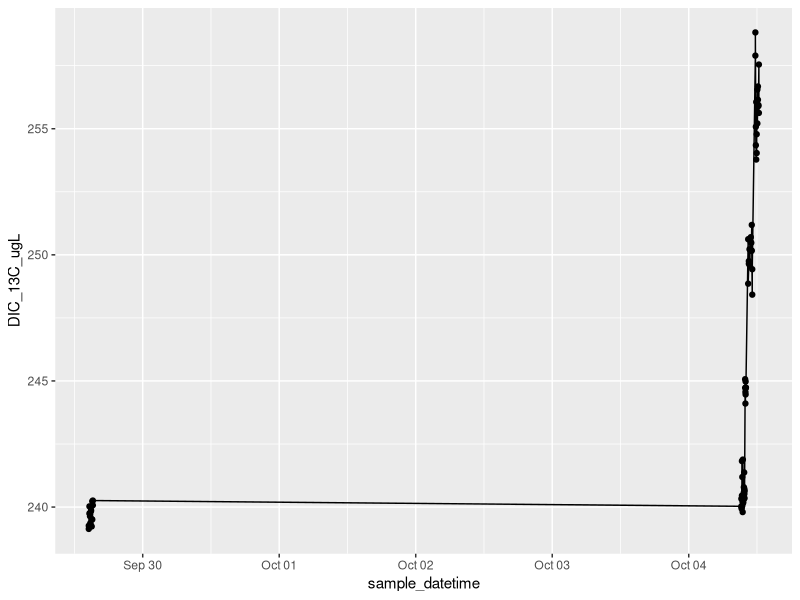
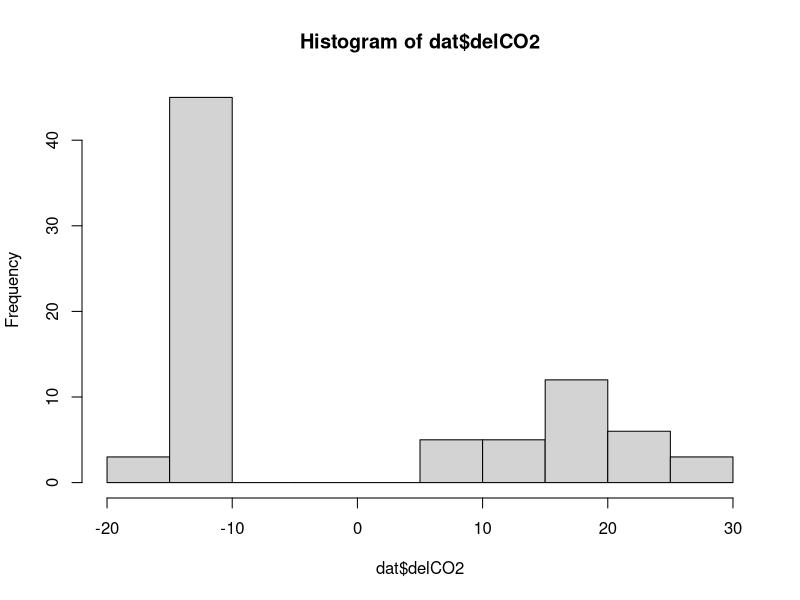
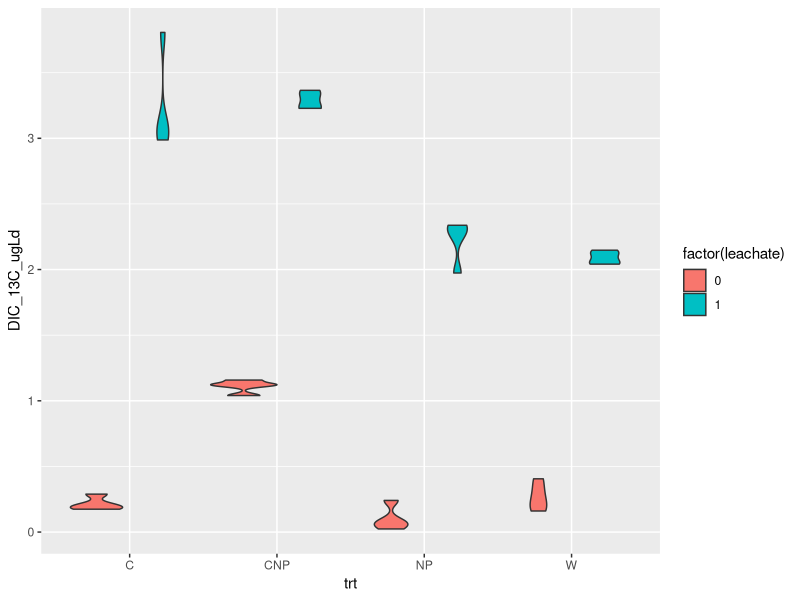
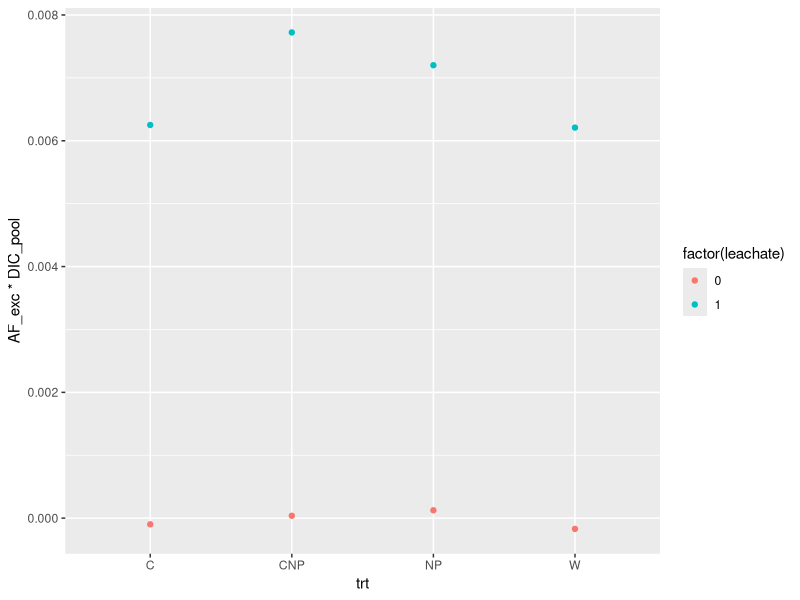
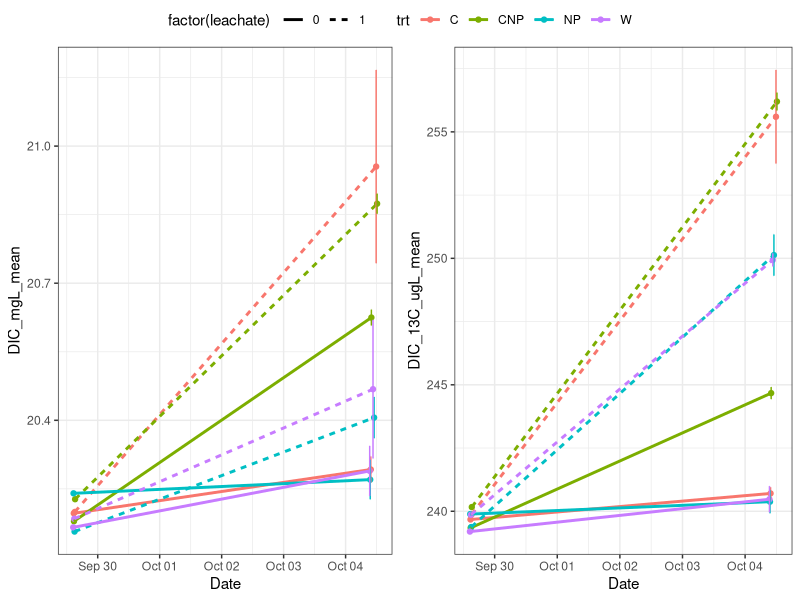
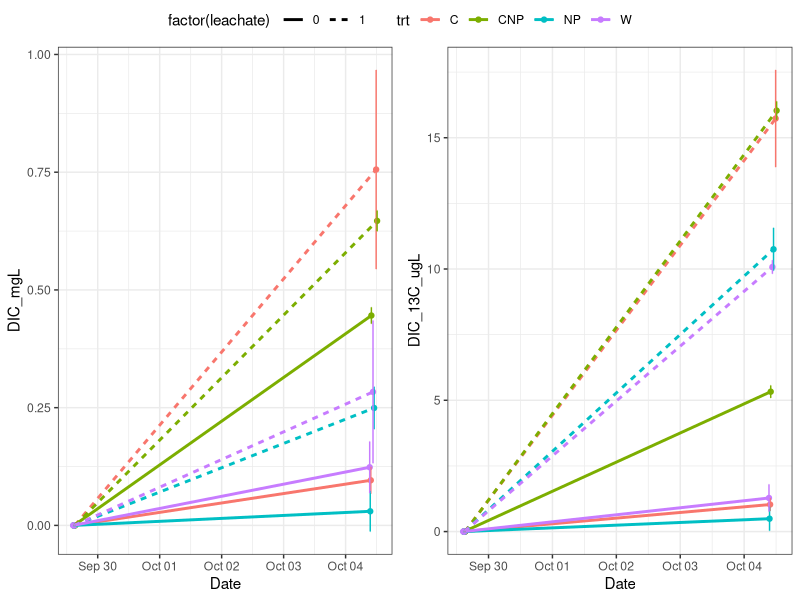
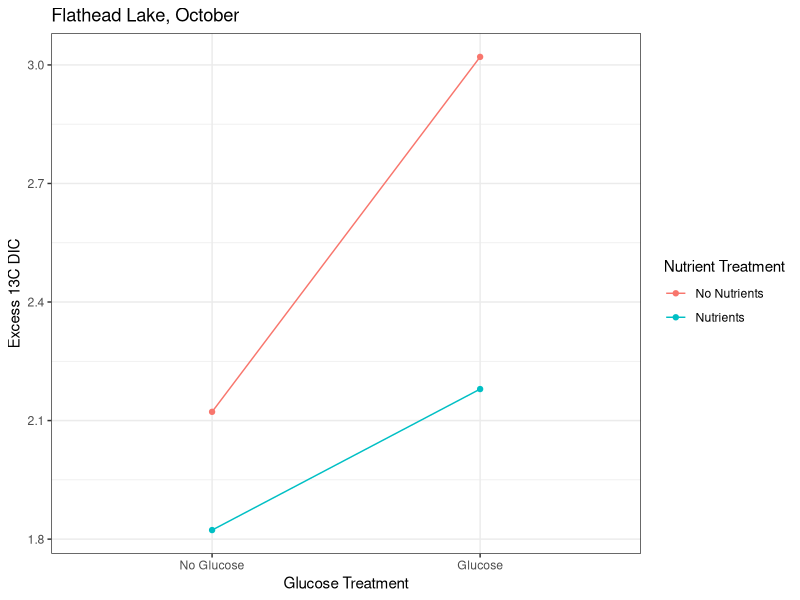
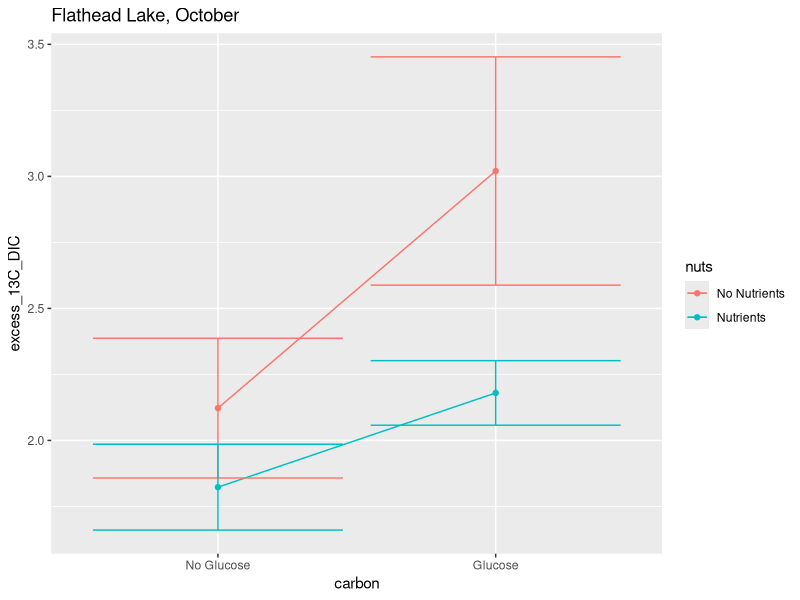

Write the R code that produced these figures, in order.
library(tidyverse)
library(lubridate)
library(dplyr)


# setup ####
dat <- read_csv("data/Kirby_FL2/fl2_expt.csv")
#alk <- read_csv('data/alkalinity/nw_alkalinity.csv') %>%
 #   filter(!is.na(trt)) %>%
  #  mutate(date = as.Date(date, format = '%m/%d/%Y')) %>%
   # select(-samplenum, -treatment, -vol_acid)
glimpse(dat)


# Functions ####
deltoAF<- function (del) {
  Rst<-0.0112372
  R<-(del/1000+1)*Rst
  AF<-R/(1+R)
  AF

}

AFtodel <- function (AF) {
  Rst<-0.0112372
  R<- AF/(1-AF)
  del<- (R/Rst-1)*1000

  del
}

DICfrom_C_A <- function(K1, K2, C, A){
  H_minus <- (((-K1*C))-sqrt(((K1*C)^2)-(4*-1*A*2*K1*K2*C)))/(2*-1*A)
  pH <- -1*log10(H_minus)
  B <- (K1*C)/H_minus
  Ca <- (K2*B)/H_minus
  D <- C + B + Ca
  A_check <- B + 2*Ca

  l <- list(H_minus, pH, C, B, Ca, D, A, A_check)
  names(l) <- c("H", "pH", "C", "B", "Ca", "D", "A","A check")
  DIC = l$D
  return(DIC)
}

# metadata ####
trts <- data.frame(Treatment = 1:8,
                   trt = c('W',  'NP', 'C', 'CNP','W',  'NP', 'C', 'CNP'),
                   leachate = c(0,0,0,0,1,1,1,1))

# add actual data for this part once we have DOC from Adam
c_source <- read_csv('data/DOC_stock_concentrations.csv')

# There is no clear pattern in the alkalinity data. Take an average:
#alk <- alk %>% filter(final_pH > 4.3) %>%
 #   summarize(alk_meqL = mean(alk_meqL))

dat <- left_join(dat, trts, by = 'Treatment') %>%
    mutate(date = as.Date(sample_datetime))
    #left_join(alk, by = c('batch', 'trt', 'leachate'))

# calculate DIC in the water ####
###testing DIC from pCO2-alk
###partial pressures of CO2 pCO2 in uatm
alk <- 1.66 # meq/L
# pCO2 <- 30 * 10^(-6) # mol/L
temp <- 273+21
K1 <- exp(290.9097-14554.21/(temp)-45.0575*log(temp))
K2 <- exp(207.6548-11843.79/(temp)-33.6485*log(temp))

# out <-DICfrom_C_A(K1=K1, K2=K2,C=pCO2,A=alk)
dat$DIC_molL <- DICfrom_C_A(K1, K2, dat$CO2_conc_umolL * 10^(-6),
                            alk* 10^-3)
# dat$DIC_13molL <- DICfrom_C_A(K1, K2, dat$CO2_13C_umolL * 10^(-6), alk)
dat$DIC_mgL <- dat$DIC_molL*12.011*1000
# dat$AF = deltoAF(dat$delCO2)
dat$DIC_13C_umolL = dat$DIC_molL * dat$AF *10^6
dat$DIC_13C_ugL = dat$DIC_13C_umolL * 13


dat %>% dplyr::filter(!is.na(Treatment)) %>%
ggplot(aes(x = sample_datetime, y = DIC_13C_ugL))+
  geom_point() + geom_line()

# # Clean up data ####

#dat <- dat %>%
 #   filter(!(batch == 2 & Syringe == '28'),
  #         !is.na(Treatment))

# # Remove high time zero point:
# dat %>% filter(batch == 1, Treatment == 6)
# # It looks like the high one is syringe 8G. Check this in the notes.
#
# dat <- dat %>%
#     filter(!(batch == 1 & Syringe == '8G'),
#            !is.na(Treatment))

hist(dat$delCO2)


# START OF FINAL FIGURES CODE####
# filter to use only the start and end time points
dat_sum <- dat %>%
    group_by(batch, trt, leachate, replicate) %>%
    summarize(across(any_of(c('sample_datetime', 'delCO2', 'DIC_mgL',
                              'DIC_13C_ugL', 'alk_meqL')),
                     .fns = ~mean(., na.rm = T))) %>%
    ungroup()

# Calculate the change over time for each bottle measured at time T
bottle_dif <-
    dat_sum %>% select(-starts_with(c('delCO2', 'alk_meqL'))) %>%
    mutate(batch = case_when(batch == 1 ~ 'T0',
                             batch == 2 ~ 'T1'))%>%
    pivot_wider(names_from = c('batch', 'replicate'),
                values_from = c('sample_datetime', 'DIC_mgL', 'DIC_13C_ugL')) %>%
    rename_with(~sub('_NA$', '', .)) %>%
    mutate(across(starts_with('DIC_mgL_T1'), .fns = ~ . - DIC_mgL_T0),
           across(starts_with('DIC_13C_ugL_T1'), .fns = ~ . - DIC_13C_ugL_T0),
           across(starts_with('sample_datetime_T1'), .fns = ~ . - sample_datetime_T0)) %>%
    select(-ends_with('T0')) %>%
    pivot_longer(cols = ends_with(c('_A', '_B', '_C', '_D')),
                 names_to = c('.value', 'rep'),
                 names_sep = '_T1_') %>%
    mutate(sample_datetime = as.numeric(sample_datetime),
           DIC_ugLd = DIC_mgL/sample_datetime*1000,
           DIC_13C_ugLd = DIC_13C_ugL/sample_datetime) %>%
    select(-sample_datetime, -DIC_mgL, -DIC_13C_ugL) %>%
    mutate(site = "fl2")

ggplot(bottle_dif, aes(trt, DIC_13C_ugLd, fill = factor(leachate))) +
    geom_violin()
write_csv(bottle_dif, 'data/DIC_change_by_bottle_fl2.csv')

dat_sum <- dat_sum %>%
    group_by(batch, trt, leachate) %>%
    summarize(across(any_of(c('sample_datetime', 'delCO2', 'DIC_mgL',
                              'DIC_13C_ugL', 'alk_meqL')),
                     .fns = list(mean = ~mean(., na.rm = T),
                                 sd = ~sd(., na.rm = T)))) %>%
    rename(sample_datetime = sample_datetime_mean) %>%
    select(-sample_datetime_sd) %>%
    mutate(across(ends_with('sd'), ~case_when(is.na(.) ~ 0,
                                              TRUE ~ .))) %>%
    mutate(site = "fl2")
write_csv(dat_sum, 'data/DIC_overtime_fl2.csv')

p12 <- ggplot(dat_sum, aes(sample_datetime, DIC_mgL_mean, col = trt, lty = factor(leachate)))+
    geom_point() + geom_line(size = 1) +
    geom_errorbar(aes(ymin = DIC_mgL_mean - DIC_mgL_sd,
                      ymax = DIC_mgL_mean + DIC_mgL_sd), lty = 1)+
    xlab('Date') +theme_bw()
p13 <- ggplot(dat_sum, aes(sample_datetime, DIC_13C_ugL_mean, col = trt, lty = factor(leachate)))+
    geom_point() + geom_line(size = 1) +
    geom_errorbar(aes(ymin = DIC_13C_ugL_mean - DIC_13C_ugL_sd,
                      ymax = DIC_13C_ugL_mean + DIC_13C_ugL_sd), lty = 1)+
    xlab('Date') +theme_bw()

png(filename = 'figures/FL2_expt_13CO2overtime.png',
    width = 8, height = 5, res = 300, units = 'in')
ggpubr::ggarrange(p12, p13, common.legend = T)
dev.off()

#removing baseline ####

dat_dif <- dat_sum %>%
    mutate(AF = deltoAF(delCO2_mean)) %>%
    select(-starts_with(c('delCO2', 'alk_meqL'))) %>%
    mutate(batch = case_when(batch == 1 ~ 'T0',
                             batch == 2 ~ 'T1'))%>%
    rename(DIC_mgL = DIC_mgL_mean, DIC_13C_ugL = DIC_13C_ugL_mean) %>%
    pivot_wider(names_from = 'batch',
                values_from = c('sample_datetime', 'AF', 'DIC_mgL', 'DIC_13C_ugL',
                                'DIC_mgL_sd', 'DIC_13C_ugL_sd')) %>%
    mutate(AF_exc = AF_T1 - AF_T0,
           DIC_pool = DIC_mgL_T1,
           DIC_mgL_T1 = DIC_mgL_T1 - DIC_mgL_T0,
           DIC_mgL_T0 = DIC_mgL_T0 - DIC_mgL_T0,
           DIC_13C_ugL_T1 = DIC_13C_ugL_T1 - DIC_13C_ugL_T0,
           DIC_13C_ugL_T0 = DIC_13C_ugL_T0 - DIC_13C_ugL_T0) %>%
    pivot_longer(cols = ends_with(c('T0', 'T1')),
                 names_to = c('.value', 'time'),
                 names_sep = '_T')

#code to save figure(change expt name)
dat_dif %>% filter(DIC_mgL != 0) %>%
ggplot( aes(trt, AF_exc * DIC_pool, col = factor(leachate), group = leachate))+
    geom_point()
geom_bar(stat = 'identity')
p12 <- ggplot(dat_dif, aes(sample_datetime, DIC_mgL, col = trt, lty = factor(leachate)))+
    geom_point() + geom_line(size = 1) +
    geom_errorbar(aes(ymin = DIC_mgL - DIC_mgL_sd,
                      ymax = DIC_mgL + DIC_mgL_sd), lty = 1)+
    xlab('Date') +theme_bw()
p13 <- ggplot(dat_dif, aes(sample_datetime, DIC_13C_ugL, col = trt, lty = factor(leachate)))+
    geom_point() + geom_line(size = 1) +
    geom_errorbar(aes(ymin = DIC_13C_ugL - DIC_13C_ugL_sd,
                      ymax = DIC_13C_ugL + DIC_13C_ugL_sd), lty = 1)+
    xlab('Date') +theme_bw()
png(filename = 'figures/FL2_expt_13CO2.png',
    width = 8, height = 5, res = 300, units = 'in')
ggpubr::ggarrange(p12, p13, common.legend = T)
dev.off()


#tables ####

dd <- dat_sum %>% select(-starts_with(c('delCO2', 'alk_meqL'))) %>%
    mutate(batch = case_when(batch == 1 ~ 'T0',
                             batch == 2 ~ 'T'))%>%
    rename(DIC_mgL = DIC_mgL_mean, DIC_13C_ugL = DIC_13C_ugL_mean) %>%
    pivot_wider(names_from = 'batch',
                values_from = c('sample_datetime', 'DIC_mgL', 'DIC_13C_ugL',
                                'DIC_mgL_sd', 'DIC_13C_ugL_sd')) %>%
    mutate(inc_time = sample_datetime_T - sample_datetime_T0,
           Delta_T = as.numeric(inc_time),
           Delta_DIC_ugLd = (DIC_mgL_T - DIC_mgL_T0)*1000/Delta_T,
           Delta_DIC_ugLd_sd = (DIC_mgL_sd_T + DIC_mgL_sd_T0)*1000/Delta_T,
           Delta_DIC_13_ugLd = (DIC_13C_ugL_T - DIC_13C_ugL_T0)/Delta_T,
           Delta_DIC_13_ugLd_sd = (DIC_13C_ugL_sd_T + DIC_13C_ugL_sd_T0)/Delta_T) %>%
    select(-ends_with(c('_T', '_T0')))

mutate(dd, AF = Delta_DIC_13_ugLd/(Delta_DIC_13_ugLd + Delta_DIC_ugLd),
       del = AFtodel(AF))

excess13CDIC <- dd %>% select( -inc_time) %>%
    pivot_wider(id_cols = trt, names_from = 'leachate',
                values_from = c('Delta_DIC_ugLd', 'Delta_DIC_13_ugLd',
                                'Delta_DIC_ugLd_sd', 'Delta_DIC_13_ugLd_sd')) %>%
    mutate(excess_13C_DIC = Delta_DIC_13_ugLd_1 - Delta_DIC_13_ugLd_0,
           excess_13C_sd = Delta_DIC_13_ugLd_sd_1 + Delta_DIC_13_ugLd_sd_0,
           excess_DIC = Delta_DIC_ugLd_1 - Delta_DIC_ugLd_0,
           excess_DIC_sd = Delta_DIC_ugLd_sd_1 + Delta_DIC_ugLd_sd_0)%>%
    select(-ends_with(c('_1','_0'))) %>%
    mutate(site = 'fl2', .before = trt)

excess13CDIC$carbon = c('Glucose', 'Glucose', 'No Glucose', 'No Glucose')
excess13CDIC$carbon <- factor(excess13CDIC$carbon, levels = c('No Glucose','Glucose'))
excess13CDIC$nuts = c('No Nutrients', 'Nutrients', 'No Nutrients', 'Nutrients')
png(filename = 'figures/fl2_expt_13CDIC_pres.png',
    width = 5, height = 5, res = 300, units = 'in')
ggplot(excess13CDIC, aes(carbon, excess_13C_DIC, col = nuts,fill = nuts, group = nuts)) +
    geom_line() + geom_point() +
    # geom_ribbon(aes(ymin = excess_13C_DIC - excess_13C_sd,
    #                   ymax = excess_13C_DIC + excess_13C_sd),col = 'transparent', alpha = 0.2,
    #             outline.type = 'full')+
    ggtitle('Flathead Lake, October')+
    xlab('Glucose Treatment') +theme_bw()+
    ylab('Excess 13C DIC')+
    guides(color = guide_legend(title = "Nutrient Treatment"))+
    guides(fill = FALSE)
dev.off()

excess13CDIC$carbon = c('Glucose', 'Glucose', 'No Glucose', 'No Glucose')
excess13CDIC$carbon <- factor(excess13CDIC$carbon, levels = c('No Glucose','Glucose'))
excess13CDIC$nuts = c('No Nutrients', 'Nutrients', 'No Nutrients', 'Nutrients')
png(filename = 'figures/fl2_expt_13CDIC.png',
    width = 5, height = 5, res = 300, units = 'in')
ggplot(excess13CDIC, aes(carbon, excess_13C_DIC, col = nuts, group = nuts)) +
    geom_line() + geom_point() +
    geom_errorbar(aes(ymin = excess_13C_DIC - excess_13C_sd,
                      ymax = excess_13C_DIC + excess_13C_sd))+
    ggtitle('Flathead Lake, October')
dev.off()

write_csv(excess13CDIC, 'data/excessDIC_fl2.csv')

png(filename = 'figures/FL2_expt_13CDIC_pres.png',
    width = 5, height = 5, res = 300, units = 'in')
ggplot(excess13CDIC, aes(carbon, excess_13C_DIC, col = nuts,fill = nuts, group = nuts)) +
    geom_line() + geom_point() +
    # geom_ribbon(aes(ymin = excess_13C_DIC - excess_13C_sd,
    #                   ymax = excess_13C_DIC + excess_13C_sd),col = 'transparent', alpha = 0.2,
    #             outline.type = 'full')+
    ggtitle('Flathead Lake, October')+
    xlab('Glucose Treatment') +theme_bw()+
    ylab('Excess 13C DIC')+
    guides(color = guide_legend(title = "Nutrient Treatment"))+
    guides(fill = FALSE)
dev.off()

# write_csv(DIC_dataframe, "processed_CO2/experiment1_processed.csv")
# DIC <- read_csv('processed_CO2/experiment1_processed.csv')
#
# # calculate excess 13CDIC in each treatment ####
# sumDIC <- filter(DIC, time_interval %in% c('T0', 'T5')) %>%
#     select(time_interval, treatment, sample_datetime, DIC_molL, DIC_13C_umolL) %>%
#     group_by(time_interval, treatment) %>%
#     # summarize(across(.fns = list(mean = ~mean(.), sd = sd(.))))
#     summarize(sample_datetime = mean(sample_datetime),
#               DIC_molL = mean(DIC_molL),
#               DIC_13C_sd = sd(DIC_13C_umolL),
#               DIC_13C_umolL = mean(DIC_13C_umolL)) %>%
#     ungroup()
#
# DIC_table <- sumDIC %>%
#     mutate(excess_13C_DIC_umolL = DIC_13C_umolL - sumDIC$DIC_13C_umolL[sumDIC$time_interval == 'T0'],
#            excess_DIC_umolL = (DIC_molL - sumDIC$DIC_molL[sumDIC$time_interval == 'T0'])*10^6,
#            excess_13C_DIC_umolL_sd = DIC_13C_sd + sumDIC$DIC_13C_sd[sumDIC$time_interval == 'T0'])
#
#
# #creating excess accumulated 13C CO2 (from DIC) plot  ####
# # setwd('/Users/niko/Dropbox/leachate_linder/processed_CO2')
# # DIC_table <- read_csv('~/Dropbox/leachate_linder/processed_CO2/DIC_table.csv')
# DIC_table$nutrients <- c(0,0,1,0,1)
# DIC_table$sugar <- c(0,1,1,0,0)
# # DIC_table$DICXS <- DIC_table$DICXS*1000
# # DIC_table$STDev_T5 <- DIC_table$STDev_T5*1000
# # DIC_table$STDev_T0 <- DIC_table$STDev_T0*1000
# # DIC_table$STDev <- DIC_table$STDev_T0 + DIC_table$STDev_T5
#
# DIC_table <- slice(DIC_table, -1)
#
# plot(DIC_table$sugar[DIC_table$nutrients == 1],
#      DIC_table$excess_13C_DIC_umolL[DIC_table$nutrients == 1], type = 'b',
#      xlim = c(-0.25,1.25), ylim = c(0,1.5), pch = 15, col = 'blue',
#      xaxt = 'n', xlab = 'No Sugar                                         Sugar',
#      ylab = 'Accumulated Excess 13C CO2 (µg)')
#
#
# arrows(x0 = DIC_table$sugar[DIC_table$nutrients == 1],
#        y0 = DIC_table$excess_13C_DIC_umolL[DIC_table$nutrients == 1],
#        x1 = DIC_table$sugar[DIC_table$nutrients == 1],
#        y1 = DIC_table$excess_13C_DIC_umolL[DIC_table$nutrients == 1]+
#          DIC_table$excess_13C_DIC_umolL_sd[DIC_table$nutrients ==1], length = 0.1, angle = 90)
# arrows(x0 = DIC_table$sugar[DIC_table$nutrients == 1],
#       y0 = DIC_table$excess_13C_DIC_umolL[DIC_table$nutrients == 1],
#       x1 = DIC_table$sugar[DIC_table$nutrients == 1],
#       y1 = DIC_table$excess_13C_DIC_umolL[DIC_table$nutrients == 1]-
#         DIC_table$excess_13C_DIC_umolL_sd[DIC_table$nutrients ==1], angle = 90, length = 0.1)
#
# lines(DIC_table$sugar[DIC_table$nutrients == 0],
#       DIC_table$excess_13C_DIC_umolL[DIC_table$nutrients == 0],pch = 1, col = 'forestgreen')
# points(DIC_table$sugar[DIC_table$nutrients == 0],
#        DIC_table$excess_13C_DIC_umolL[DIC_table$nutrients == 0], pch = 15, col = 'forestgreen')
# arrows(x0 = DIC_table$sugar[DIC_table$nutrients == 0],
#        y0 = DIC_table$excess_13C_DIC_umolL[DIC_table$nutrients == 0],
#        x1 = DIC_table$sugar[DIC_table$nutrients == 0],
#        y1 = DIC_table$excess_13C_DIC_umolL[DIC_table$nutrients == 0]+
#          DIC_table$excess_13C_DIC_umolL_sd[DIC_table$nutrients ==0], length = 0.1, angle = 90)
# arrows(x0 = DIC_table$sugar[DIC_table$nutrients == 0],
#        y0 = DIC_table$excess_13C_DIC_umolL[DIC_table$nutrients == 0],
#        x1 = DIC_table$sugar[DIC_table$nutrients == 0],
#        y1 = DIC_table$excess_13C_DIC_umolL[DIC_table$nutrients == 0]-
#          DIC_table$excess_13C_DIC_umolL_sd[DIC_table$nutrients ==0], angle = 90, length = 0.1)
#
# legend('topleft', legend = c('Nutrients', 'No Nutrients'),
#        col = c('green', 'blue'), lty = c(1,1), pch = c(15, 15), border = NA)
#
# # plot(DIC_table$sample_datetime, dat$DIC_13C, type = 'b', pch = 15)
# lines(dat$sample_datetime)
#
# arrows()
